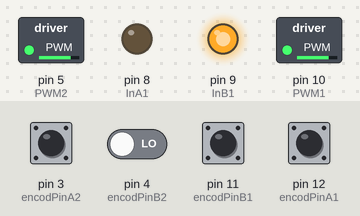
Simulated run of this sketch. Board: Arduino Uno, built with avr-gcc and run on an emulated ATmega328P. On the bench: switched loads named in the sketch (green lamp = pin HIGH), output pins drawn as LEDs (lit = HIGH). Inputs (shaded band) come from the test bench; at power-on: pin 3 (encodPinA2), pin 11 (encodPinB1), pin 12 (encodPinA1) HIGH, pin 4 (encodPinB2) LOW. What the sketch prints to the serial monitor is not drawn.

Above: at 0.1 s.
Timing chart, 0 to 1.6 s (numbered marks = the images above):
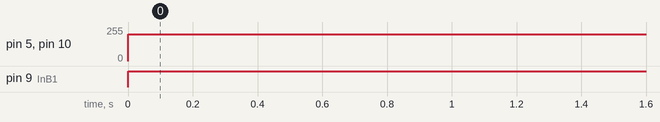

Measured:
- by itself, pin 5 (PWM2), pin 10 (PWM1): 0/255 → 200/255 at 0.00 s
- by itself, pin 9 (InB1): LOW → HIGH at 0.00 s

The sketch:

speed_read.ino
```cpp
#define InA1            8                      // INA motor pin
#define InB1            9                      // INB motor pin
#define PWM1            10                       // PWM motor pin
#define encodPinA1      12                       // encoder A pin
#define encodPinB1      11                       // encoder B pin

//*********Motor Right defines*****************
#define InA2            7                      // INA motor pin
#define InB2            6                      // INB motor pin
#define PWM2            5                       // PWM motor pin
#define encodPinA2      3                       // encoder A pin
#define encodPinB2      4                       // encoder B pin
//#define Vpin            0                       // battery monitoring analog pin
//#define Apin            1                       // motor current monitoring analog pin

#define CURRENT_LIMIT   1000                     // high current warning
#define LOW_BAT         10000                   // low bat warning
#define LOOPTIME        50                     // PID loop time
#define NUMREADINGS     10                      // samples for Amp average


int readings[NUMREADINGS];
unsigned long lastMilli = 0;                    // loop timing
unsigned long lastMilliPrint = 0;// loop timing
int long unsigned lastMilliPulse = 0;
int PWM_val = 0;                                // (25% = 64; 50% = 127; 75% = 191; 100% = 255)
int voltage = 0;                                // in mV
int current = 0;                                // in mA
float Kp =   .4;                                // PID proportional control Gain
float Kd =    1;  // PID Derivitave control gain
float pi = 3.1415926;
int time_pulse = 4000;
float ang_pos;
float ang_vel;
float ang_pos_old=0;
float ang_vel_old=0;

 int encoder0PinALast_1 = LOW;
 int n_1 = LOW;
 int encoder0PinALast_2 = LOW;
 int n_2 = LOW;

float speed_act_1 = 0;                              // speed (actual value)
float speed_act_2 = 0;                              // speed (actual value)
int PWM_val_1 = 0;                                // (25% = 64; 50% = 127; 75% = 191; 100% = 255)
int PWM_val_2 = 0;
volatile long count_1 = 0;                        // rev counter of Left Motor
volatile long count_2 = 0;                        // rev counter of Right Motor


void setup() {
  analogReference(EXTERNAL);                            // Current external ref is 3.3V
  Serial.begin(9600);
  pinMode(InA1, OUTPUT);
  pinMode(InB1, OUTPUT);
  pinMode(PWM1, OUTPUT);
  pinMode(encodPinA1, INPUT);
  pinMode(encodPinB1, INPUT);
  digitalWrite(encodPinA1, HIGH);                      // turn on pullup resistor
  digitalWrite(encodPinB1, HIGH);
  attachInterrupt(1, rencoder, FALLING);
  for(int i=0; i<NUMREADINGS; i++)   readings[i] = 0;  // initialize readings to 0

  analogWrite(PWM1, PWM_val);
  digitalWrite(InA1, HIGH);
  digitalWrite(InB1, LOW);
}

void loop() {
      digitalWrite(InA1, LOW);
      digitalWrite(InB1, HIGH);
      digitalWrite(InA2, LOW);
      digitalWrite(InB2, HIGH);
      analogWrite(PWM1, 200);
       analogWrite(PWM2, 200);
      rencoder();
//      if (millis()%8000<=time_pulse && millis()%4000>=0){
//        analogWrite(PWM1, 0);
//        analogWrite(PWM2, 0);
//      }
//      if(millis()%8000>time_pulse){
//        lastMilliPulse = millis();
//        analogWrite(PWM1, 200);
//        analogWrite(PWM2, 200);
//      }


  if((millis()-lastMilli) >= LOOPTIME)   {                                    // enter tmed loop
    lastMilli = millis();
    getMotorData();
  }
     printMotorInfo();
}


void rencoder()  {
n_1 = digitalRead(encodPinA1);
if ((encoder0PinALast_1 == LOW) && (n_1 == HIGH)){
  if (digitalRead(encodPinB1) == LOW) {
  count_1--;
  } else{
    count_1++;
    }
}
encoder0PinALast_1 = n_1;

n_2 = digitalRead(encodPinA2);
if ((encoder0PinALast_2 == LOW) && (n_2 == HIGH)){
  if (digitalRead(encodPinB2) == LOW) {
  count_2--;
  } else{
    count_2++;
    }
}
encoder0PinALast_2 = n_2;
}


void getMotorData()  {
static long countAnt_1 = 0;
static long countAnt_2 = 0;
static float speed_act_1_old = 0;
static float speed_act_2_old = 0;
static float speed_act_1_oold = 0;
static float speed_act_2_oold = 0;
  speed_act_1 = (count_1 - countAnt_1)*2*pi/(16*30);//   radia/s
  countAnt_1 = count_1;
  speed_act_2 = (count_2 - countAnt_2)*2*pi/(16*30);
  countAnt_2 = count_2;
}


int updatePid(int command, int targetValue, int currentValue)   {             // compute PWM value
float pidTerm = 0;                                                            // PID correction
int error=0;
static int last_error=0;
 error = abs(targetValue) - abs(currentValue);
 pidTerm = (Kp * error) + (Kd * (error - last_error));
 last_error = error;
 return constrain(command + int(pidTerm), 0, 255);
}


void printMotorInfo()  {                                                      // display data
 if((millis()-lastMilliPrint) >=60 )   {
   lastMilliPrint = millis();
   Serial.print(speed_act_1);Serial.print(" ") ;
   Serial.print(speed_act_2);Serial.print(" ");
   Serial.print(millis());Serial.println(" ");
   //Serial.print("SP:");             Serial.print(speed_req);
   //Serial.print("  RPM:");          Serial.print(speed_act);
   //Serial.print("  PWM:");          Serial.println(PWM_val);
 }}
```
